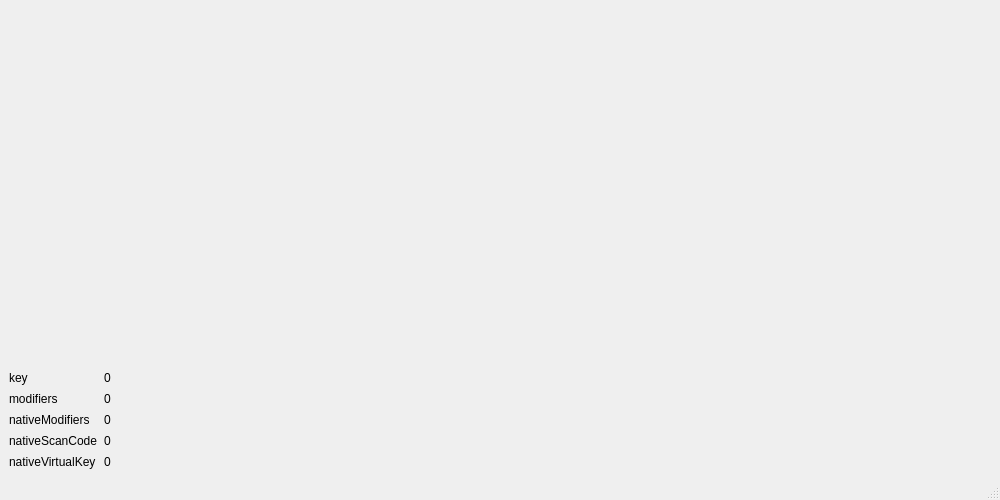
<?xml version="1.0" encoding="UTF-8"?>
<ui version="4.0">
 <class>MainWindow</class>
 <widget class="QMainWindow" name="MainWindow">
  <property name="geometry">
   <rect>
    <x>0</x>
    <y>0</y>
    <width>1000</width>
    <height>500</height>
   </rect>
  </property>
  <property name="windowTitle">
   <string>MainWindow</string>
  </property>
  <widget class="QWidget" name="centralwidget">
   <layout class="QVBoxLayout" name="verticalLayout">
    <item>
     <widget class="KeyWidget" name="keyWidget" native="true">
      <property name="sizePolicy">
       <sizepolicy hsizetype="Preferred" vsizetype="Expanding">
        <horstretch>0</horstretch>
        <verstretch>0</verstretch>
       </sizepolicy>
      </property>
      <property name="maximumSize">
       <size>
        <width>1000</width>
        <height>400</height>
       </size>
      </property>
     </widget>
    </item>
    <item>
     <layout class="QFormLayout" name="formLayout">
      <property name="sizeConstraint">
       <enum>QLayout::SetDefaultConstraint</enum>
      </property>
      <property name="fieldGrowthPolicy">
       <enum>QFormLayout::ExpandingFieldsGrow</enum>
      </property>
      <property name="labelAlignment">
       <set>Qt::AlignLeading|Qt::AlignLeft|Qt::AlignVCenter</set>
      </property>
      <property name="formAlignment">
       <set>Qt::AlignBottom|Qt::AlignLeading|Qt::AlignLeft</set>
      </property>
      <property name="verticalSpacing">
       <number>7</number>
      </property>
      <item row="0" column="0">
       <widget class="QLabel" name="label">
        <property name="text">
         <string>key</string>
        </property>
       </widget>
      </item>
      <item row="0" column="1">
       <widget class="QLabel" name="labelKey">
        <property name="text">
         <string>0</string>
        </property>
       </widget>
      </item>
      <item row="1" column="0">
       <widget class="QLabel" name="label_2">
        <property name="text">
         <string>modifiers</string>
        </property>
       </widget>
      </item>
      <item row="1" column="1">
       <widget class="QLabel" name="labelModifiers">
        <property name="text">
         <string>0</string>
        </property>
       </widget>
      </item>
      <item row="2" column="0">
       <widget class="QLabel" name="label_3">
        <property name="text">
         <string>nativeModifiers</string>
        </property>
       </widget>
      </item>
      <item row="2" column="1">
       <widget class="QLabel" name="labelNativeModifiers">
        <property name="text">
         <string>0</string>
        </property>
       </widget>
      </item>
      <item row="3" column="0">
       <widget class="QLabel" name="label_4">
        <property name="text">
         <string>nativeScanCode</string>
        </property>
       </widget>
      </item>
      <item row="3" column="1">
       <widget class="QLabel" name="labelNativeScanCode">
        <property name="text">
         <string>0</string>
        </property>
       </widget>
      </item>
      <item row="4" column="0">
       <widget class="QLabel" name="label_5">
        <property name="text">
         <string>nativeVirtualKey</string>
        </property>
       </widget>
      </item>
      <item row="4" column="1">
       <widget class="QLabel" name="labelNativeVirtualKey">
        <property name="text">
         <string>0</string>
        </property>
       </widget>
      </item>
     </layout>
    </item>
   </layout>
  </widget>
  <widget class="QMenuBar" name="menubar">
   <property name="geometry">
    <rect>
     <x>0</x>
     <y>0</y>
     <width>1000</width>
     <height>26</height>
    </rect>
   </property>
  </widget>
  <widget class="QStatusBar" name="statusbar"/>
 </widget>
 <customwidgets>
  <customwidget>
   <class>KeyWidget</class>
   <extends>QWidget</extends>
   <header>keywidget.h</header>
   <container>1</container>
  </customwidget>
 </customwidgets>
 <resources/>
 <connections/>
</ui>
